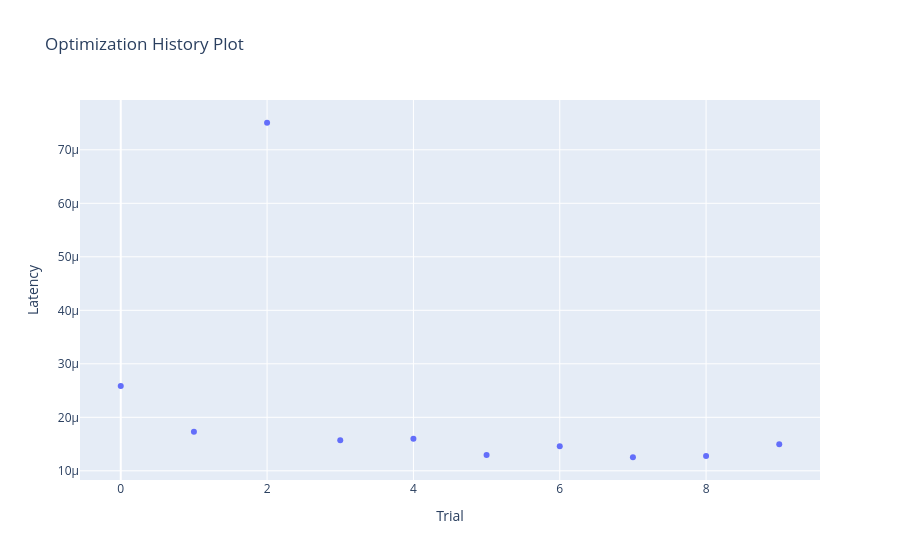

The cell this chart's notebook holds for it:
### Markdown cell above
## Step 7.5a: Optimization History (Best Latency)

### Code cell
import plotly.graph_objects as go

fig = optuna.visualization.plot_optimization_history(study, target=lambda t: t.values[0], target_name="Latency")
fig = go.Figure(fig)
fig.update_layout(width=None, height=None, autosize=True)
fig.write_html(f"{output_folder}/xgb_hpo_optimization_history_best_latency.html", full_html=True)
fig.write_image(f"{output_folder}/xgb_hpo_optimization_history_best_latency.pdf", width=1920, height=1080)
fig.show()

### Figure 1 — Plotly figure (JSON) as saved in the notebook; plotly's stock layout.template omitted (floating-point values rounded to 4 significant figures)
{"data": [{"mode": "markers", "name": "Latency", "type": "scatter", "x": [0, 1, 2, 3, 4, 5, 6, 7, 8, 9], "y": [2.584e-05, 1.73e-05, 7.505e-05, 1.571e-05, 1.6e-05, 1.297e-05, 1.46e-05, 1.254e-05, 1.275e-05, 1.497e-05]}, {"marker": {"color": "#cccccc"}, "mode": "markers", "name": "Infeasible Trial", "showlegend": false, "type": "scatter", "x": [], "y": []}], "layout": {"autosize": true, "title": {"text": "Optimization History Plot"}, "xaxis": {"title": {"text": "Trial"}}, "yaxis": {"title": {"text": "Latency"}}}}
